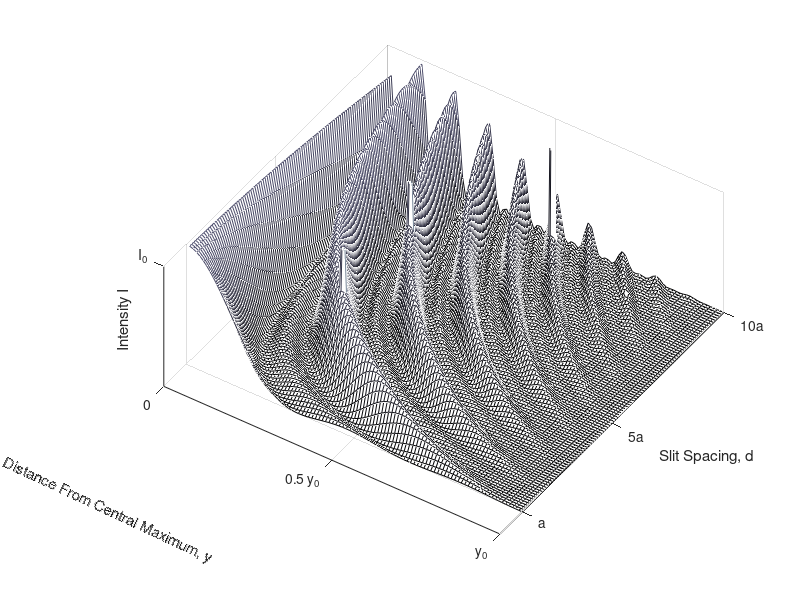

This figure's MATLAB source: (Note: this script raises an error after producing the figure.)
clear all; close all; clc; 

I0 = 1 ; 
lambda = 1;
N = 3; %Numero de slits
y0 = 1;
n = 100;
a = 1; % Ancho de la abertura
y = linspace(0,y0,n) ;
d =  linspace(1,10,n).*a;


[D,Y] = meshgrid(d,y);
alpha = pi.*D.*Y./(a.*y0);
B = pi.*Y./y0;
I = I0./N^2.*(sin(B)./B).^2.*(sin(N.*alpha)./sin(alpha)).^2 ; 
mesh(D,Y,I)
colormap(bone)
% shading interp %Quitar lineas
xlabel('Slit Spacing, d')
ylabel('Distance From Central Maximum, y')
zlabel('Intensity I')
set(gca,'ydir','reverse')
xticks([1 5 10])
xticklabels({'a','5a','10a'})
yticks([0 .5 1])
yticklabels({'0','0.5 y_0','y_0'})
zticks([1])
zticklabels({'I_0'})
zlim([0 1])
%Handel of the y label
yh = get(gca,'YLabel'); % Handle of the y label
set(yh, 'Units', 'Normalized')
pos = get(yh, 'Position');
set(yh,'Position',pos.*[.8,-.5,3],'Rotation',-25)
v = [-3 -2 8];
[caz,cel] = view(v)